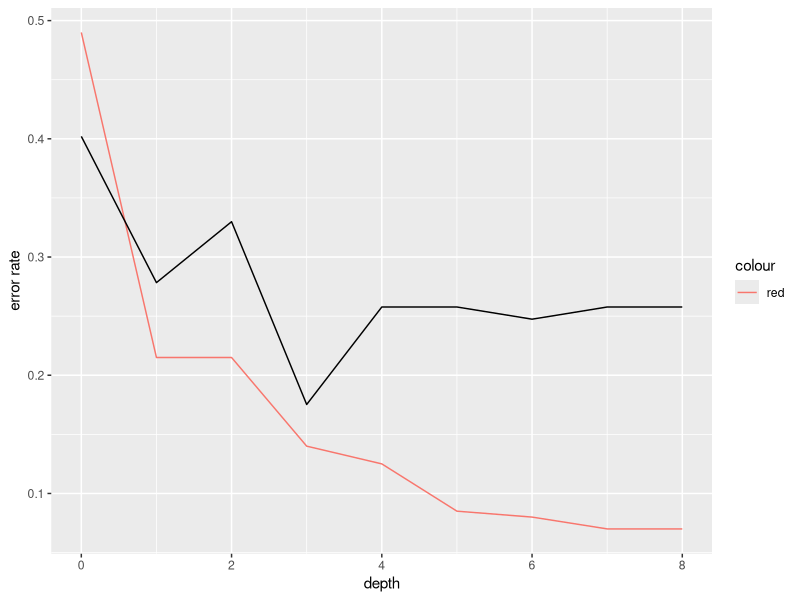

Source code (R):
## ---- chunk 1
library(tidyverse)
library(ggplot2)
depth = c(0,1,2,3,4,5,6,7,8)
trainerror = c(0.49,0.215,0.215,0.14, 0.125,0.085,0.08,0.07,0.07)
testerror =c(0.402062,0.278351,0.329897,0.175258,0.257732,0.257732,0.247423,0.257732,0.257732)

deptherror = data.frame(depth,trainerror,testerror )
deptherror%>%ggplot(aes(x=depth))+geom_line(aes(y = trainerror,color = 'red')) + geom_line(aes(y = testerror))+ylab('error rate')
